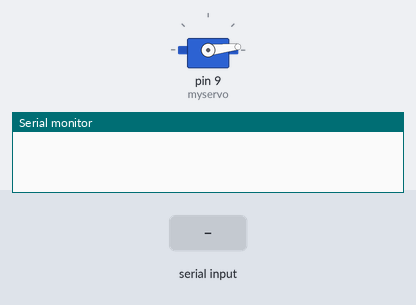
A sketch run on a simulated Arduino Uno, built with avr-gcc and run on an emulated ATmega328P. Parts: servo, the last lines printed to the serial monitor. The inputs (shaded band) are chosen by the test bench.

Above: at 1.2 s.
1.3 s: "90 45\n" received over Serial
At 2.0 s:
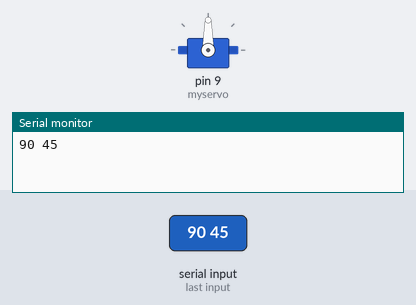
2.8 s: "30 150\n" received over Serial
At 3.3 s:
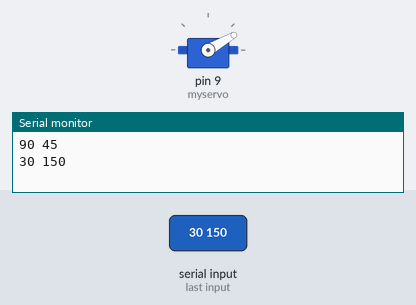
4.3 s: "5\n" received over Serial
At 5.0 s:
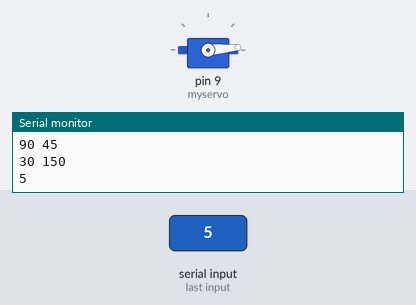
5.8 s: "90\n" received over Serial
At 6.3 s:
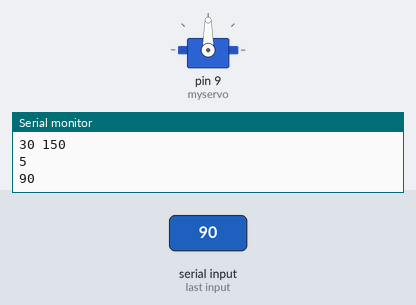
Timing chart, 0 to 8.3 s (numbered marks = the images above; inputs shaded):
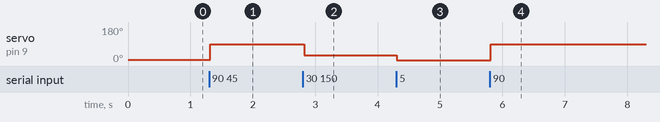

Measured:
- after the input at 1.3 s, servo on pin 9 (myservo): 6° → 90° at once
- after the input at 2.8 s, servo on pin 9 (myservo): 90° → 30° at once
- after the input at 4.3 s, servo on pin 9 (myservo): 30° → 5° at once
- after the input at 5.8 s, servo on pin 9 (myservo): 5° → 90° at once

The sketch:

servo_serial.ino
```cpp
#include <Servo.h>
String readString;
Servo myservo;

int servo1pos;

void setup() {
  // put your setup code here, to run once:
Serial.begin(9600);
myservo.attach(9);
myservo.write(6);
}

void loop() {
  // put your main code here, to run repeatedly:

while (Serial.available()) {
		delay(3);  //delay to allow buffer to fill
		if (Serial.available() >0) {
			char c = Serial.read();  //gets one byte from serial buffer
			readString += c; //makes the string readString
		}
	}

	if (readString.length() >0)
	{
		Serial.println(readString); //see what was received

		int commaIndex = readString.indexOf(' ');

		String firstValue = readString.substring(0, commaIndex);
		servo1pos = firstValue.toInt();

                if ((servo1pos > 0) & (servo1pos < 180)) {
		myservo.write(servo1pos);
                delay(15);
                }

	}
	//очистим строку
	readString = "";

}
```
